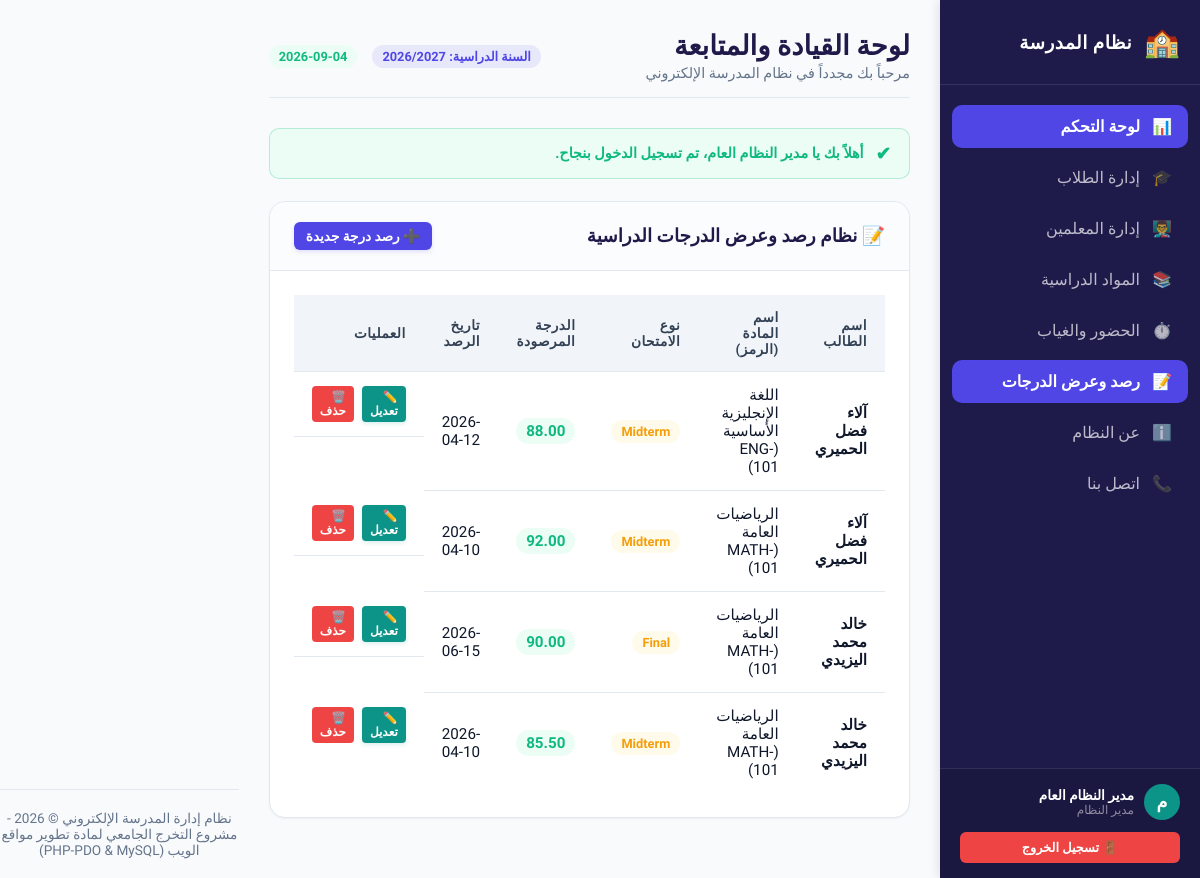
Page /grades/index.php (signed in) on the committed database.
### tables this page shows
CREATE TABLE `grades` (
    `id` INT AUTO_INCREMENT PRIMARY KEY,
    `student_id` INT NOT NULL,
    `subject_id` INT NOT NULL,
    `exam_type` VARCHAR(50) NOT NULL,  
    `grade` DECIMAL(5, 2) NOT NULL,
    `grade_date` DATE NOT NULL,
    FOREIGN KEY (`student_id`) REFERENCES `students` (`id`) ON DELETE CASCADE,
    FOREIGN KEY (`subject_id`) REFERENCES `subjects` (`id`) ON DELETE CASCADE
);

CREATE TABLE `users` (
    `id` INT AUTO_INCREMENT PRIMARY KEY,
    `username` VARCHAR(50) NOT NULL UNIQUE,
    `password` VARCHAR(255) NOT NULL,
    `full_name` VARCHAR(100) NOT NULL,
    `email` VARCHAR(100) NOT NULL UNIQUE,
    `role` ENUM('admin', 'teacher', 'student') NOT NULL,
    `created_at` TIMESTAMP DEFAULT CURRENT_TIMESTAMP
);

CREATE TABLE `subjects` (
    `id` INT AUTO_INCREMENT PRIMARY KEY,
    `subject_name` VARCHAR(100) NOT NULL UNIQUE,
    `subject_code` VARCHAR(20) NOT NULL UNIQUE,
    `teacher_id` INT DEFAULT NULL,
    FOREIGN KEY (`teacher_id`) REFERENCES `teachers` (`id`) ON DELETE SET NULL
);

### grades/index.php (the view, shortened to what this page needs)
<?php
require_once __DIR__ . '/../includes/header.php';
$user_role = $_SESSION['role'];
$grades = [];
try {
    if ($user_role === 'admin') {
        $sql = "SELECT g.id, g.exam_type, g.grade, g.grade_date,
                       u_stud.full_name AS student_name,
                       sub.subject_name, sub.subject_code
                FROM grades g
                JOIN students s ON g.student_id = s.id
                JOIN users u_stud ON s.user_id = u_stud.id
                JOIN subjects sub ON g.subject_id = sub.id
                ORDER BY g.id DESC";
        $stmt = $pdo->prepare($sql);
        $stmt->execute();
        $grades = $stmt->fetchAll();
    }
} catch (PDOException $e) {
    error_log("Error fetching grades: " . $e->getMessage());
    $_SESSION['error'] = "حدث خطأ في النظام أثناء جلب كشوفات الدرجات.";
}
?>
<div class="panel-card slide-up">
    <div class="panel-header">
        <span class="panel-title">📝 نظام رصد وعرض الدرجات الدراسية</span>
        <?php if ($user_role === 'admin' || $user_role === 'teacher'): ?>
            <a href="add.php" class="btn btn-primary btn-sm">➕ رصد درجة جديدة</a>
        <?php endif; ?>
    </div>
    <div class="panel-body">
        <?php if (empty($grades)): ?>
            <div style="text-align: center; padding: 40px; color: var(--text-muted);">
                <p style="font-size: 1.1rem; margin-bottom: 10px;">لا توجد درجات مرصودة حالياً.</p>
                <?php if ($user_role === 'admin' || $user_role === 'teacher'): ?>
                    <a href="add.php" class="btn btn-primary btn-sm">ابدأ برصد أول درجة الآن</a>
                <?php endif; ?>
            </div>
        <?php else: ?>
            <div class="table-responsive">
                <table class="table-custom">
                    <thead>
                        <tr>
                            <?php if ($user_role !== 'student'): ?>
                                <th>اسم الطالب</th>
                            <?php endif; ?>
                            <th>اسم المادة (الرمز)</th>
                            <th>نوع الامتحان</th>
                            <th>الدرجة المرصودة</th>
                            <th>تاريخ الرصد</th>
                            <?php if ($user_role === 'student'): ?>
                                <th>معلم المادة</th>
                            <?php else: ?>
                                <th>العمليات</th>
                            <?php endif; ?>
                        </tr>
                    </thead>
                    <tbody>
                        <?php foreach ($grades as $grade): ?>
                        <tr>
                            <?php if ($user_role !== 'student'): ?>
                                <td><strong><?php echo htmlspecialchars($grade['student_name']); ?></strong></td>
                            <?php endif; ?>
                            <td>
                                <?php echo htmlspecialchars($grade['subject_name']); ?>
                                (<code><?php echo htmlspecialchars($grade['subject_code']); ?></code>)
                            </td>
                            <td><span class="badge badge-warning"><?php echo htmlspecialchars($grade['exam_type']); ?></span></td>
                            <td>
                                <span class="badge badge-success" style="font-size: 0.95rem; font-weight: 700;">
                                    <?php echo number_format($grade['grade'], 2); ?>
                                </span>
                            </td>
                            <td><?php echo htmlspecialchars($grade['grade_date']); ?></td>
                            <?php if ($user_role === 'student'): ?>
                                <td><?php echo htmlspecialchars($grade['teacher_name'] ?? 'لم يحدد بعد'); ?></td>
                            <?php else: ?>
                                <td class="table-actions">
                                    <a href="edit.php?id=<?php echo $grade['id']; ?>" class="btn btn-secondary btn-xs">✏️ تعديل</a>
                                    <a href="delete.php?id=<?php echo $grade['id']; ?>"
                                       class="btn btn-danger btn-xs"
                                       onclick="return confirm('هل أنت متأكد من حذف هذه الدرجة المحددة؟');">
                                        🗑️ حذف
                                    </a>
                                </td>
                            <?php endif; ?>
                        </tr>
                        <?php endforeach; ?>
                    </tbody>
                </table>
            </div>
        <?php endif; ?>
    </div>
</div>
<?php
require_once __DIR__ . '/../includes/footer.php';
?>

### includes/header.php (shortened to what this page needs)
<?php
require_once __DIR__ . '/../auth/auth_helper.php';
$user_role   = $_SESSION['role'] ?? '';
$user_full_name = $_SESSION['full_name'] ?? 'مستخدم غير معروف';
$avatar_letter = mb_substr($user_full_name, 0, 1, 'utf-8');
function isPageActive($page_name) {
    $current_uri = $_SERVER['REQUEST_URI'];
    return (strpos($current_uri, $page_name) !== false) ? 'active' : '';
}
?>
<!DOCTYPE html>
<html lang="ar">
<head>
    <link rel="stylesheet" href="<?php echo getBaseUrl(); ?>css/style.css">
</head>
<body>
<div class="app-container">
    <aside class="sidebar">
        <div class="sidebar-brand">
            <span class="sidebar-logo">🏫</span>
            <span class="sidebar-title">نظام المدرسة</span>
        </div>
        <ul class="sidebar-menu">
            <li class="sidebar-item <?php echo (basename($_SERVER['PHP_SELF']) == 'index.php') ? 'active' : ''; ?>">
                <a href="<?php echo getBaseUrl(); ?>index.php">
                    <span>📊</span> لوحة التحكم
                </a>
            </li>
            <?php if ($user_role === 'admin'): ?>
                <li class="sidebar-item <?php echo isPageActive('/students/'); ?>">
                    <a href="<?php echo getBaseUrl(); ?>students/index.php">
                        <span>🎓</span> إدارة الطلاب
                    </a>
                </li>
            <?php endif; ?>
            <?php if ($user_role === 'admin'): ?>
                <li class="sidebar-item <?php echo isPageActive('/teachers/'); ?>">
                    <a href="<?php echo getBaseUrl(); ?>teachers/index.php">
                        <span>👨‍🏫</span> إدارة المعلمين
                    </a>
                </li>
            <?php endif; ?>
            <?php if ($user_role === 'admin'): ?>
                <li class="sidebar-item <?php echo isPageActive('/subjects/'); ?>">
                    <a href="<?php echo getBaseUrl(); ?>subjects/index.php">
                        <span>📚</span> المواد الدراسية
                    </a>
                </li>
            <?php endif; ?>
            <li class="sidebar-item <?php echo isPageActive('/attendance/'); ?>">
                <a href="<?php echo getBaseUrl(); ?>attendance/index.php">
                    <span>⏱️</span> الحضور والغياب
                </a>
            </li>
            <li class="sidebar-item <?php echo isPageActive('/grades/'); ?>">
                <a href="<?php echo getBaseUrl(); ?>grades/index.php">
                    <span>📝</span> رصد وعرض الدرجات
                </a>
            </li>
            <li class="sidebar-item <?php echo (basename($_SERVER['PHP_SELF']) == 'about.php') ? 'active' : ''; ?>">
                <a href="<?php echo getBaseUrl(); ?>about.php">
                    <span>ℹ️</span> عن النظام
                </a>
            </li>
            <li class="sidebar-item <?php echo (basename($_SERVER['PHP_SELF']) == 'contact.php') ? 'active' : ''; ?>">
                <a href="<?php echo getBaseUrl(); ?>contact.php">
                    <span>📞</span> اتصل بنا
                </a>
            </li>
        </ul>
        <div class="sidebar-footer">
            <div class="sidebar-user">
                <div class="user-avatar"><?php echo htmlspecialchars($avatar_letter); ?></div>
                <div class="user-info">
                    <span class="user-name"><?php echo htmlspecialchars($user_full_name); ?></span>
                    <span class="user-role">
                        <?php
                        if ($user_role === 'admin') echo 'مدير النظام';
                        elseif ($user_role === 'teacher') echo 'مدرس';
                        else echo 'طالب';
                        ?>
                    </span>
                </div>
            </div>
            <a href="<?php echo getBaseUrl(); ?>auth/logout.php" class="btn btn-danger btn-sm btn-block" style="font-size: 0.8rem; padding: 8px;">
                🚪 تسجيل الخروج
            </a>
        </div>
    </aside>
    <main class="main-content">
        <header class="main-header">
            <div class="page-title">
                <h1>لوحة القيادة والمتابعة</h1>
                <p>مرحباً بك مجدداً في نظام المدرسة الإلكتروني</p>
            </div>
            <div class="header-actions">
                <span class="badge badge-primary">السنة الدراسية: 2026/2027</span>
                <span class="badge badge-success"><?php echo date('Y-m-d'); ?></span>
            </div>
        </header>
        <div class="alerts-container">
            <?php showAlerts(); ?>
        </div>

### auth/auth_helper.php (shortened to what this page needs)
<?php
function getBaseUrl() {
    return '/school_system/';
}
function showAlerts() {
    if (isset($_SESSION['success'])) {
        echo '<div class="alert alert-success fade-in">
                <span class="alert-icon">✔</span>
                <span class="alert-text">' . htmlspecialchars($_SESSION['success']) . '</span>
              </div>';
    }
}
?>

### includes/footer.php
    </main>
</div>
<footer class="app-footer">
    <p>نظام إدارة المدرسة الإلكتروني &copy; 2026 - مشروع التخرج الجامعي لمادة تطوير مواقع الويب (PHP-PDO & MySQL)</p>
</footer>
</body>
</html>

### rows in the picture
grades: users.full_name "آلاء فضل الحميري", subject.subject_name "اللغة الإنجليزية الأساسية", subject.subject_code "ENG-101", exam_type "Midterm", grade "88.00", grade_date "2026-04-12"
grades: users.full_name "آلاء فضل الحميري", subject.subject_name "الرياضيات العامة", subject.subject_code "MATH-101", exam_type "Midterm", grade "92.00", grade_date "2026-04-10"
grades: users.full_name "خالد محمد اليزيدي", subject.subject_name "الرياضيات العامة", subject.subject_code "MATH-101", exam_type "Final", grade "90.00", grade_date "2026-06-15"
grades: users.full_name "خالد محمد اليزيدي", subject.subject_name "الرياضيات العامة", subject.subject_code "MATH-101", exam_type "Midterm", grade "85.50", grade_date "2026-04-10"

### other values in the picture
$avatar_letter "م"
$user_full_name "مدير النظام العام"
$_SESSION['success'] "أهلاً بك يا مدير النظام العام، تم تسجيل الدخول بنجاح."
